Frame 1 (no input): blank canvas, image omitted
Frame 60 (the mouse pressed at the canvas centre just before this capture): blank canvas, image omitted
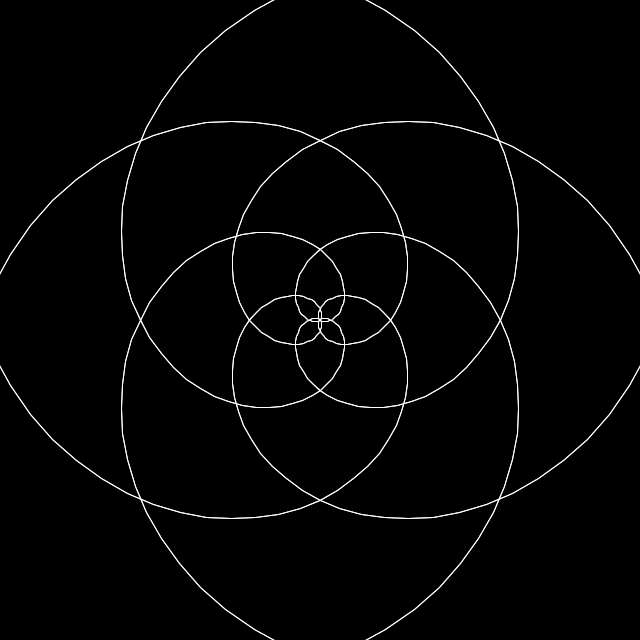
Frame 120 (the mouse held since frame 60 and released just before this capture)

The Processing sketch whose frames 1 and 60 were blank and that drew this single picture after the mouse press (run headless with seeded random() and noise(); from frame 60 on, the mouse is pressed at the canvas centre):

// Processing sketch: processing_157036
// ── processing_157036.pde

void setup() {
  size(640, 640);
  stroke(255);
}

void draw() {
  background(0);
  translate(width/2, height/2);
  for (int i = 0; i < 360; i+=6) {
    for (int q = 0; q < 360; q+=180) {
      float x = map(sin(radians(q+i+frameCount))*i, -mouseX, mouseY, i, -i);
      float y = map(cos(radians(q+i+frameCount))*i, -mouseX, mouseY, -i, i);
      
      float x2 = map(sin(radians(q+i+6+frameCount))*(i+6), -mouseX, mouseY, i+6, -(i+6));
      float y2 = map(cos(radians(q+i+6+frameCount))*(i+6), -mouseX, mouseY, -(i+6), i+6);
      line(x, y, x2, y2);
      line(-x, -y, -x2, -y2);
      
      line(y, x, y2, x2);
      line(-y, -x, -y2, -x2);
      
      line(x, -y, x2, -y2);
      line(-x, y, -x2, y2);
      
      line(y, -x, y2, -x2);
      line(-y, x, -y2, x2);
    }
  }
}
